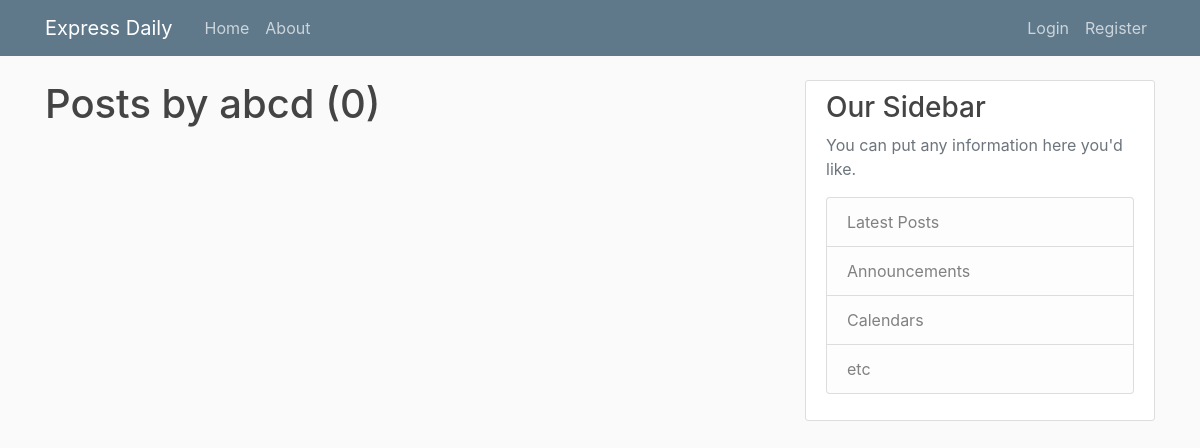
/user/abcd, run on an earlier commit of the app's database.
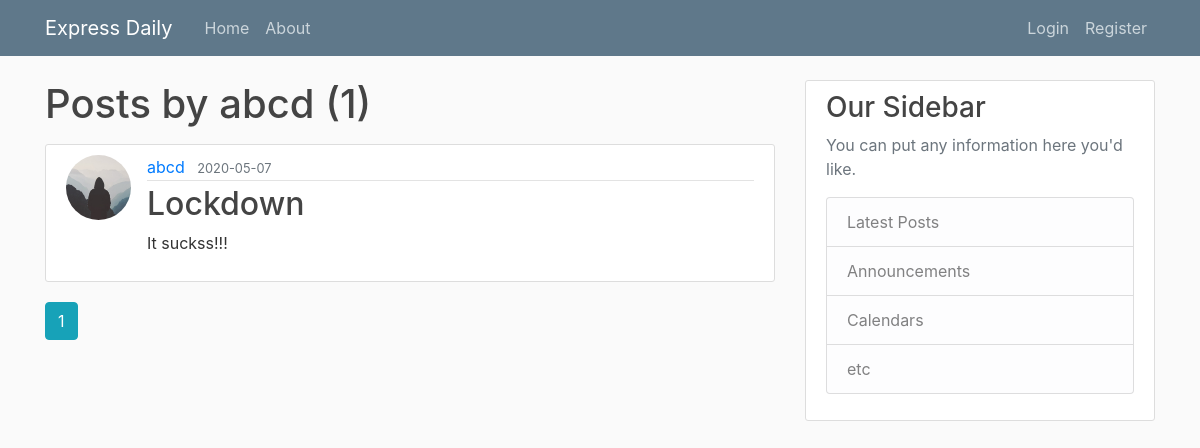
And on a later commit of the database.
### BLog/models.py (models this page shows, shortened)
class Post(db.Model):
    id = db.Column(db.Integer, primary_key=True)
    title = db.Column(db.String(100), nullable=False)
    date_posted = db.Column(db.DateTime, nullable=False,
                            default=datetime.utcnow)
    content = db.Column(db.Text, nullable=False)
    user_id = db.Column(db.Integer, db.ForeignKey('user.id'), nullable=False)

class User(db.Model,UserMixin):
    id = db.Column(db.Integer, primary_key=True)
    username = db.Column(db.String(20), unique=True, nullable=False)
    email = db.Column(db.String(120), unique=True, nullable=False)
    image_file = db.Column(db.String(20), nullable=False,
                           default='default.jpg')
    password = db.Column(db.String(60), nullable=False)
    posts = db.relationship('Post', backref='author', lazy=True)

### BLog/route.py (the view)
@app.route("/user/<string:username>")
def user_posts(username):
    page=request.args.get('page',1,type=int)
    user=User.query.filter_by(username=username).first_or_404()
    posts=Post.query.filter_by(author=user).order_by(Post.date_posted.desc()).paginate(page=page,per_page=1)
    return render_template("user_posts.html", posts=posts,user=user)

### BLog/templates/user_posts.html
{% extends "layout.html" %}
{% block content %}
    <h1 class="mb-3">Posts by {{ user.username }} ({{ posts.total }})</h1>
    {% for post in posts.items %}
        <article class="media content-section">
          <img class="rounded-circle article-img" src="{{ url_for('static', filename='profile_pic/' + post.author.image_file) }}">
          <div class="media-body">
            <div class="article-metadata">
              <a class="mr-2" href="{{ url_for('user_posts', username=post.author.username) }}">{{ post.author.username }}</a>
              <small class="text-muted">{{ post.date_posted.strftime('%Y-%m-%d') }}</small>
            </div>
            <h2><a class="article-title" href="{{ url_for('post', post_id=post.id) }}">{{ post.title }}</a></h2>
            <p class="article-content">{{ post.content }}</p>
          </div>
        </article>
    {% endfor %}
    {% for page_num in posts.iter_pages(left_edge=1, right_edge=1, left_current=1, right_current=2) %}
      {% if page_num %}
        {% if posts.page == page_num %}
          <a class="btn btn-info mb-4" href="{{ url_for('user_posts', username=user.username, page=page_num) }}">{{ page_num }}</a>
        {% else %}
          <a class="btn btn-outline-info mb-4" href="{{ url_for('user_posts', username=user.username, page=page_num) }}">{{ page_num }}</a>
        {% endif %}
      {% else %}
        ...
      {% endif %}
    {% endfor %}
{% endblock content %}

What changed in the data, as far as the page shows it:
added Post: image_file (placeholder picture), author.username "abcd", date_posted "2020-05-07", title "Lockdown", content "It suckss!!!"
Also different on the page:
{{ posts.total }}: "0" → "1"
new list line: "1"
